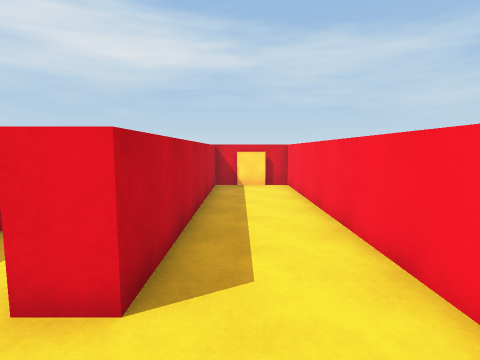
[1] (above)

16 first-person views from a walk through a scene from a Unity 3-D project. The camera is 1.5 m above the floor, tilts 6° down and sees 80° across. The floor is counted in squares, 1 m on a side. Each view is taken from the middle of a square. On the plan, view 1 faces up. The plan holds only what a view shows up to about 14 squares ahead; the rest is blank. The player character is not drawn.

[2]
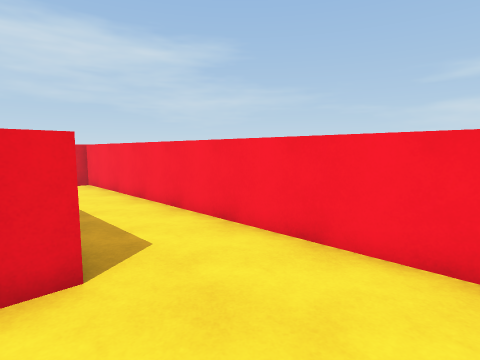

[3]
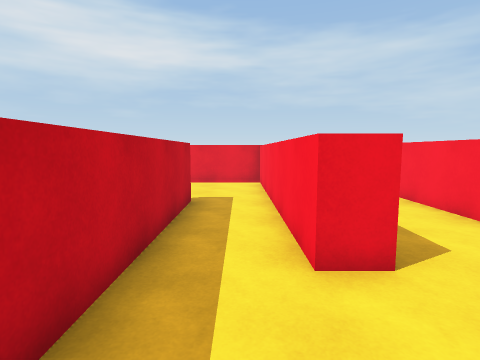

[4]
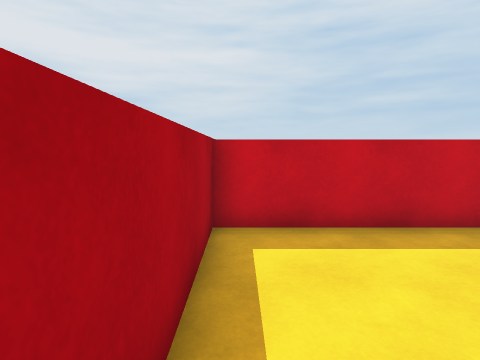

[5]
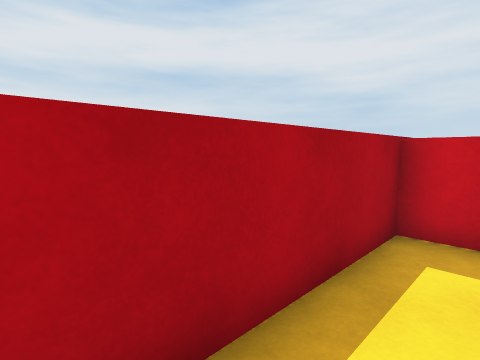

[6]
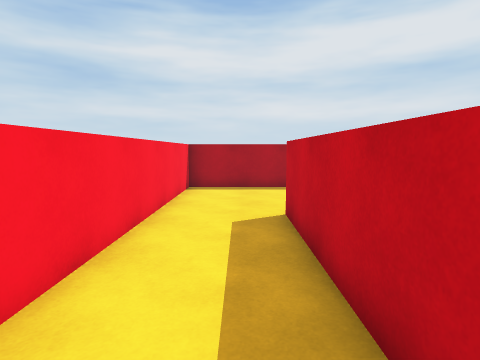

[7]
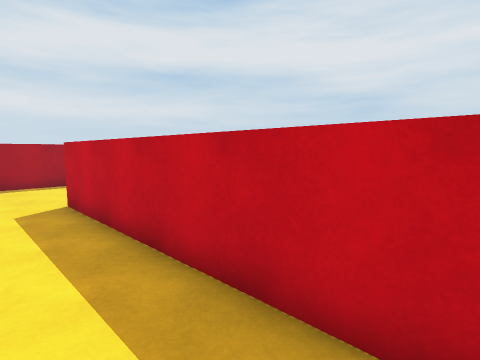

[8]
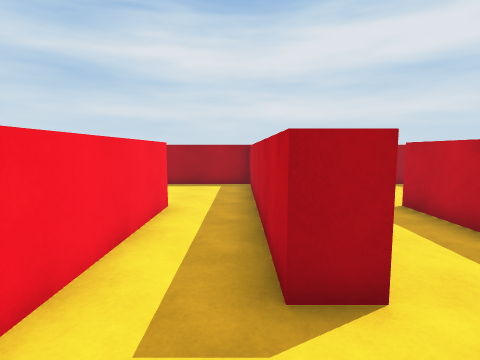

[9]
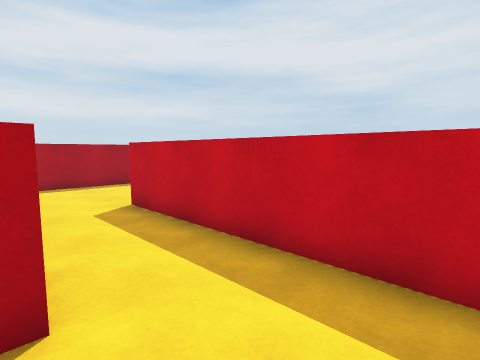

[10]
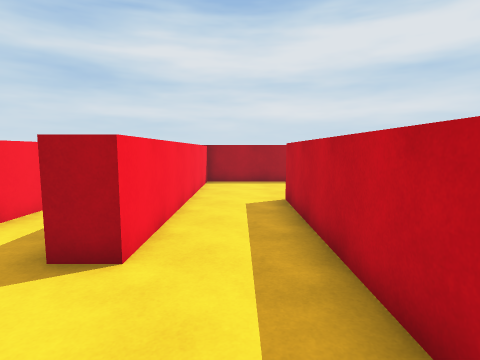

[11]
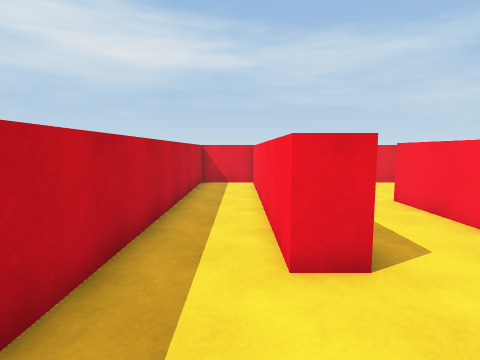

[12]
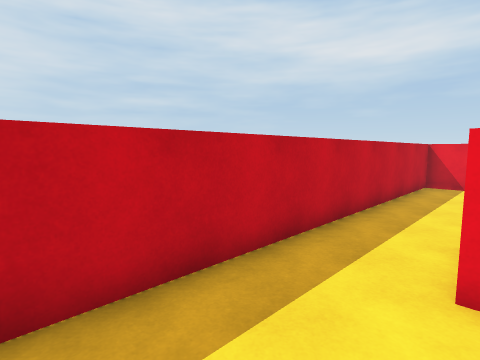

[13]
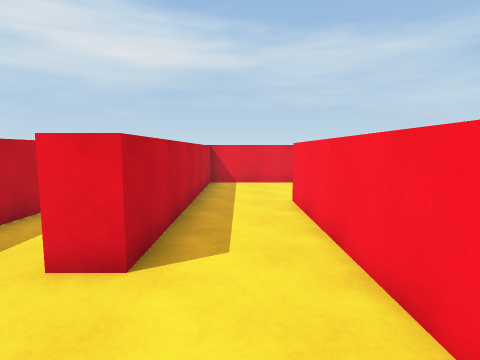

[14]
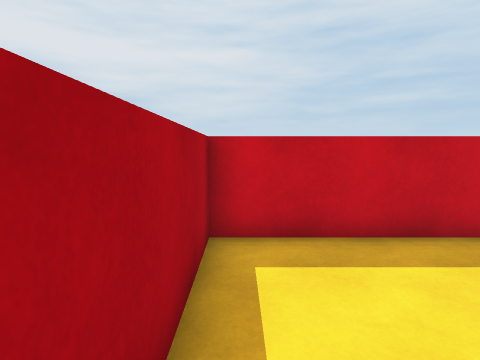

[15]
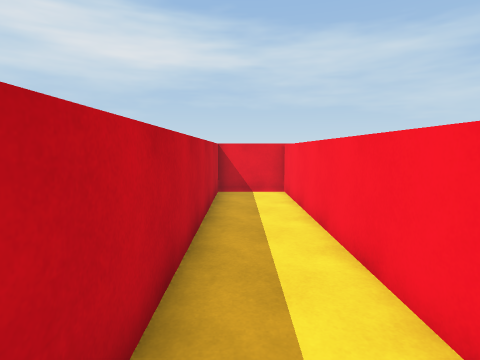

[16]
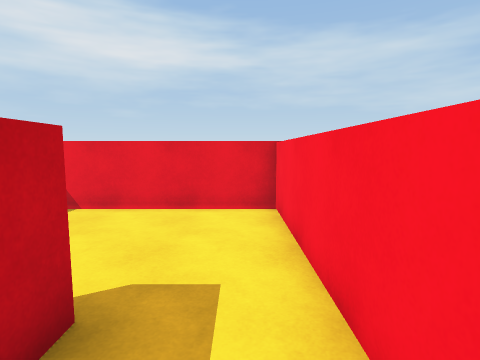

### Floor plan
Points are (right, up) in squares from view 1. A wall is a line through its corners. A room is listed if a view was taken in it or the views show most of it. See-through windows are left out.
Room 1 (views 1, 2, 3, 4, 5, 6, 7)
walls: (-4.4, 2.5) (-4.4, -2.5) (2.1, -2.5) (2.1, 12.3) (-1.1, 12.3) (-1.1, 2.4) (-2.1, 2.4); (1.1, 12.1) (-0.1, 12.1)
ways out: opening at (-3.5, 2) to room 2
Room 2 (views 8, 9, 10, 11, 12, 13, 14, 15, 16)
walls: (-2.1, 2.4) (-2.1, 12.3) (-8.4, 12.3) (-8.4, 2.4) (-9.4, 2.4) (-9.4, 12.3) (-11.8, 12.3) (-11.8, -2.5) (-5.4, -2.5) (-5.4, 7.4) (-4.4, 7.4) (-4.4, 2.5)
ways out: opening at (-3.5, 2) to room 1

Positions as (right, up) in squares from view 1, and headings:
1: (0, 0), facing up
2: (-2, -1), facing up-right
3: (-3, -1), facing up
4: (1, -2), facing left
5: (1, -1), facing down-left
6: (0, 9), facing down
7: (1, 11), facing down-left
8: (-4, 10), facing down
9: (-5, 10), facing down-left
10: (-7, 11), facing down
11: (-10, -1), facing up
12: (-9, -1), facing up-left
13: (-7, -1), facing up
14: (-7, -2), facing left
15: (-11, 2), facing up
16: (-3, 5), facing up
